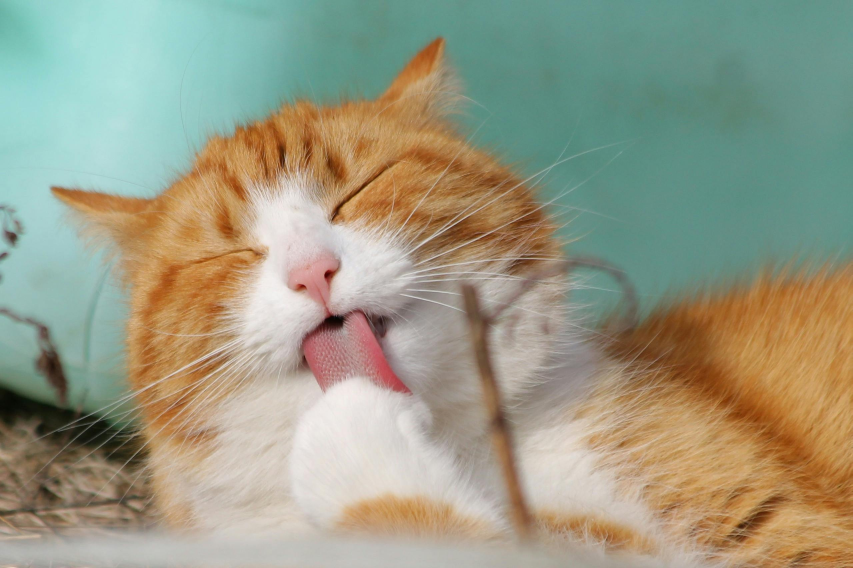
#> input picture cat.jpg, 2557 x 1704 px (shown at 1/3 size)
$ python p7.py
#> lines starting #> are read from the running program, lines starting #| are printed output that depends on the picture
import cv2
import numpy as np

img = cv2.imread('cat.jpg')
#> img is the input picture: shape (1704, 2557, 3); mean B, G, R 132.5, 154.4, 153.9
img = cv2.resize(img, (500, 500))
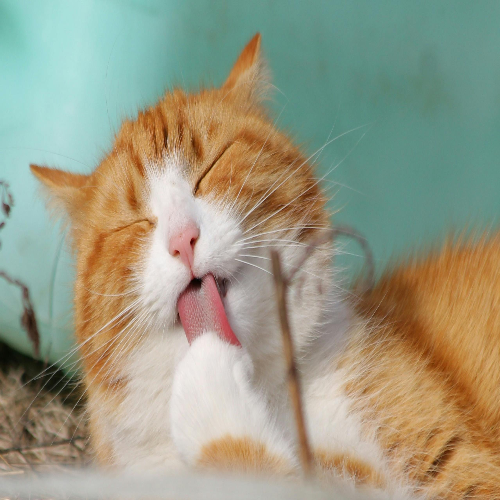
#> img: shape (500, 500, 3); mean B, G, R 132.4, 154.3, 153.9
gray = cv2.cvtColor(img, cv2.COLOR_BGR2GRAY)
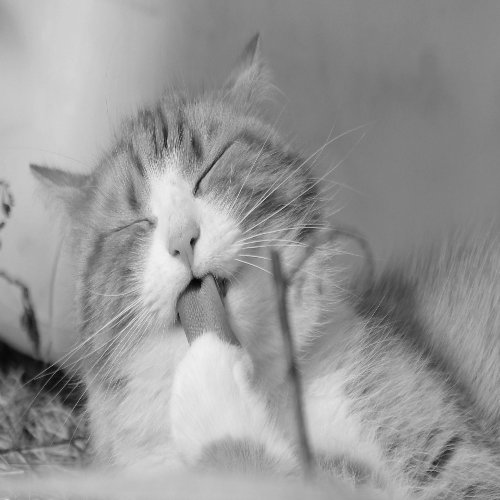
#> gray: shape (500, 500); min 5, max 242, mean 151.7

edge = cv2.Canny(gray, 100, 200)
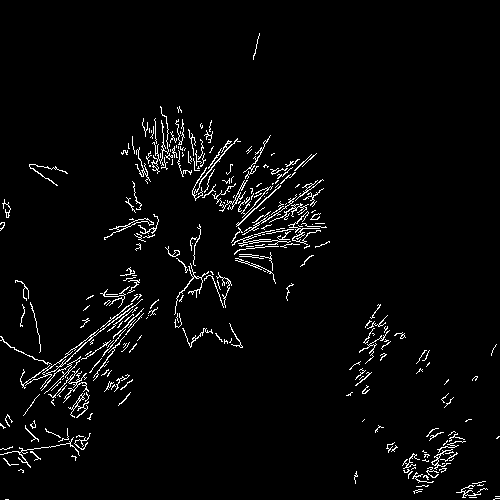
#> edge: shape (500, 500); 3.2% white in thin lines or dots
kernel = np.ones((5, 5), np.float32) / 25
texture = cv2.filter2D(gray, -1, kernel)

cv2.imshow('Original', img)
cv2.imshow('Edge', edge)
cv2.imshow('Texture', cv2.convertScaleAbs(texture))

cv2.waitKey(0)
cv2.destroyAllWindows()
